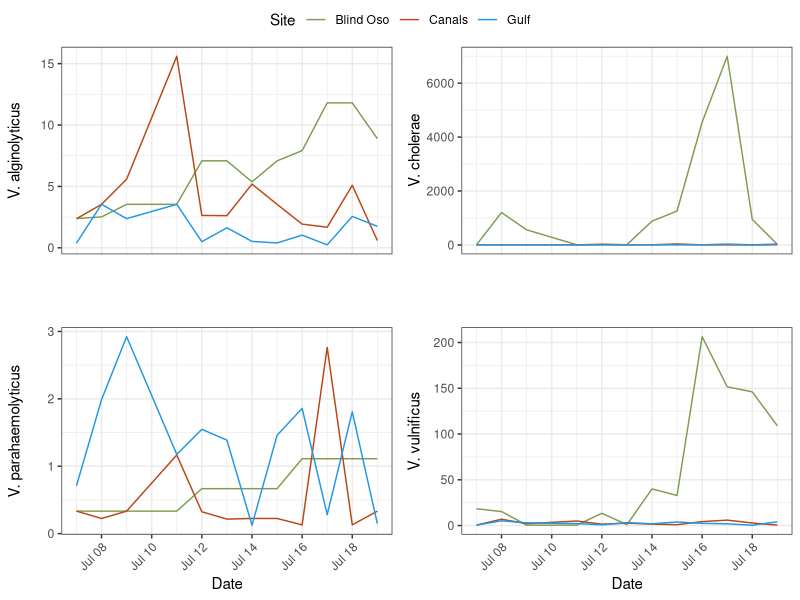
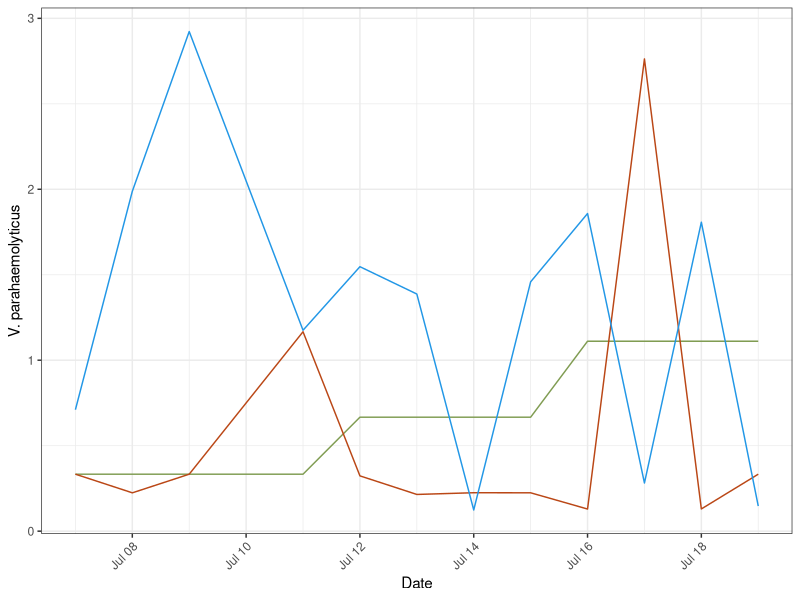
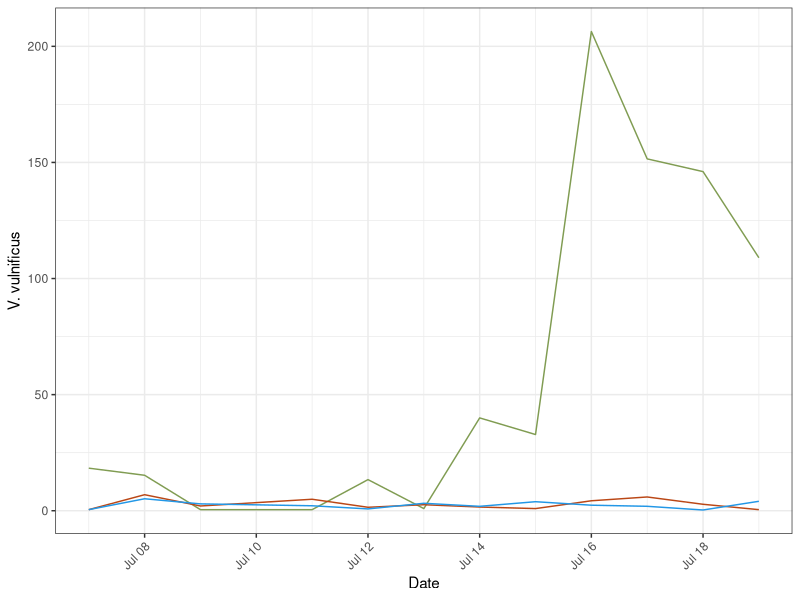
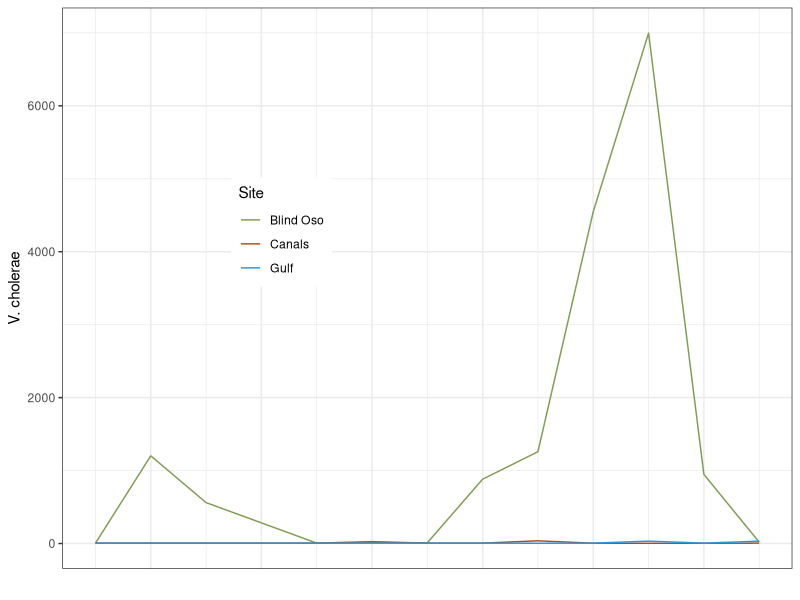
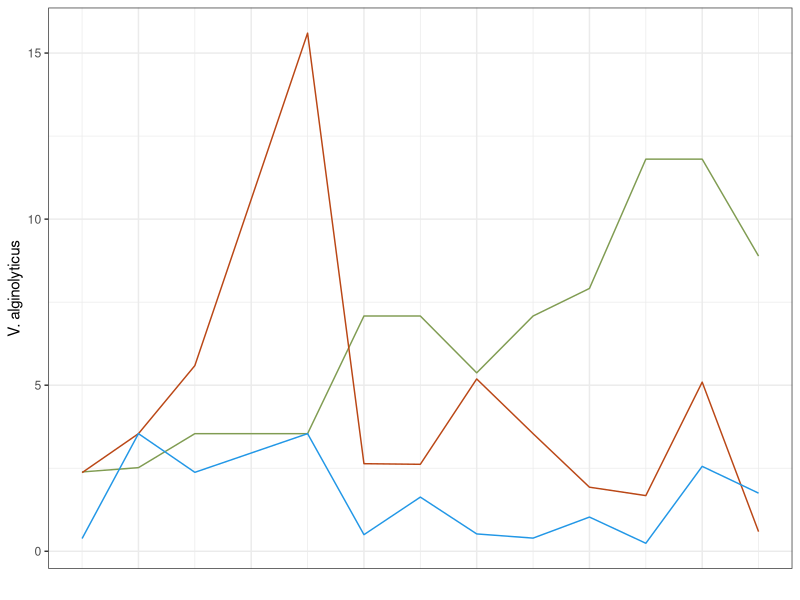
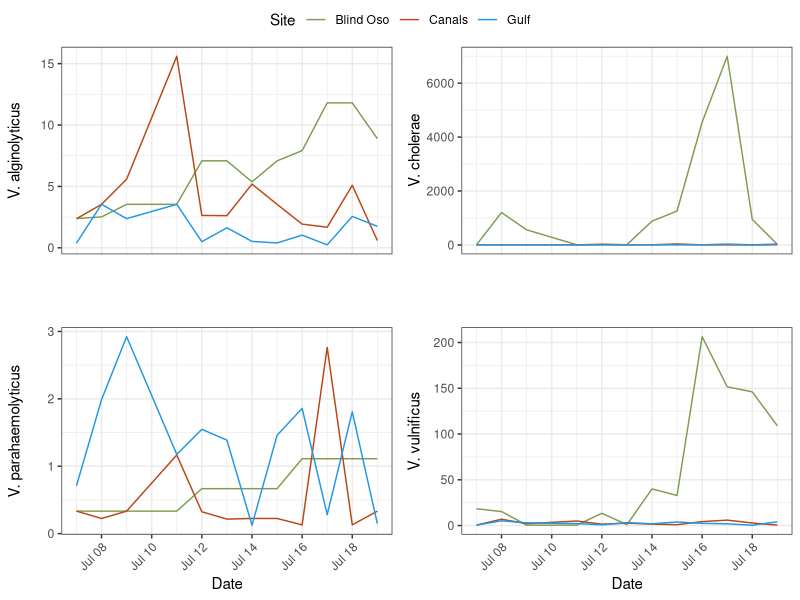

Recreate these plots in R, in order. (Note: this script raises an error after producing the figures.)
## ---- chunk 1
library(here)
library(tidyverse)
library(lubridate)
library(ggpubr) #Stacking Plots
## ---- chunk 2
master<- read_csv(here("data", "processed_data","tx_master.csv"))
## ---- chunk 3
master<-
  master %>%
  rename("Site" = "site")
## ---- chunk 4
#png(file = here("results", "plots", "species_specific", "vp_daily.png"))
 vp<-
   master %>%
   filter(Type %in% "Daily") %>%
  ggplot() + geom_line(
    aes(x = date,
        y = Vp,
        color = Site))+ 
  #facet_wrap(~site)  +
  labs(x = "Date",
       y = "V. parahaemolyticus")+
      # title = "Daily Vibrio parahaemolyticus",
       #caption = "BO was 1:10")+
  theme_bw()+
  theme(
    plot.title = element_text(hjust = 0.5),
    axis.text.x = element_text(hjust = 1, angle = 45),
    legend.position = "none")+
  scale_color_manual(values = c("Blind Oso" = "#809C52",
                                "Canals" = "#ba4716",
                                "Gulf" = "4c848c"))
# dev.off()

 ggsave(here("results", "plots", "qpcr", "vp_daily.png"))
## ---- chunk 5
#png(file = here("results", "plots", "species_specific", "vv_daily.png"))
vv<-
 master %>%
   filter(Type %in% "Daily") %>%
  ggplot() + geom_line(
    aes(x = date,
        y = Vv,
        color = Site))+ 
 # facet_wrap(~site)  +
  labs(x = "Date",
       y = "V. vulnificus")+
     #  title = "Daily Vibrio vulnificus")+
  theme_bw()+
  theme(
    plot.title = element_text(hjust = 0.5),
    axis.text.x = element_text(hjust = 1, angle = 45),
    legend.position = "none")+ 
  scale_color_manual(values = c("Blind Oso" = "#809C52",
                                "Canals" = "#ba4716",
                                "Gulf" = "4c848c"))
#dev.off()

 ggsave(here("results", "plots","qpcr", "vv_daily.png"))
## ---- chunk 6
vc<-
  master %>%
   filter(Type %in% "Daily") %>%
  ggplot() + geom_line(
    aes(x = date,
        y = Vc,
        color = Site))+ 
  #facet_wrap(~site)  +
  labs(x = "",
       y = "V. cholerae",
       color = "Site")+
      # title = "Daily Vibrio cholerae ",
      # caption = "Blind Oso was 1:50")+
  theme_bw()+
  theme(
    plot.title = element_text(hjust = 0.5),
    axis.text.x = element_blank(),
    axis.ticks.x = element_blank(),
    legend.position = c(0.3,0.6))+ 
  scale_color_manual(values = c("Blind Oso" = "#809C52", #5 replicates
                                "Canals" = "#ba4716",#3
                                "Gulf" = "4c848c"))#3

 ggsave(here("results", "plots", "qpcr","vc_daily.png"))
## ---- chunk 7
va<-
  master %>%
   filter(Type %in% "Daily") %>%
  ggplot() + geom_line(
    aes(x = date,
        y = Va,
        color = Site))+ 
 # facet_wrap(~site)  +
  labs(x = "",
       y = "V. alginolyticus")+
       #title = "Daily Vibrio alginolyticus ")+
  theme_bw()+
  theme(
    plot.title = element_text(hjust = 0.5),
    axis.text.x = element_blank(),
    axis.ticks.x = element_blank(),
    legend.position = "none")+ 
  scale_color_manual(values = c("Blind Oso" = "#809C52", #5 replicates
                                "Canals" = "#ba4716",#3
                                "Gulf" = "4c848c"))#3

 ggsave(here("results", "plots", "qpcr","va_daily.png"))
## ---- chunk 8
ggarrange(va,vc,vp,vv,
          ncol = 2,nrow =2,
          common.legend = TRUE,
          align = "hv")

ggsave(here('results', 'plots', 'qpcr', 'species_by_site.png'))
## ---- chunk 9
yeet<-
  master %>%
  filter(between(date, as.Date('2022-07-07'), as.Date('2022-07-19')),
         hr_cst %in% "01",
         !date %in% as.Date('2022-07-10')) %>%
  dplyr::select(Site, date, 
         Vc)
## ---- chunk 10
spp<-
  master %>%
  filter(hr_cst %in% "01",
         date %in% as.Date('2022-07-07') : as.Date('2022-07-19'))%>%
  select(date, Va, Vc, Vp, Vv, site)

va<-
  spp %>%
  select(site, date, Va) %>%
  mutate(species = "Va") %>% 
  rename("copies_mL" = "Va")

vc<-
  spp %>%
  select(site, date, Vc) %>%
  mutate(species = "Vc") %>% 
  rename("copies_mL" = "Vc")

vp<-
  spp %>%
  select(site, date, Vp) %>%
  mutate(species = "Vp") %>% 
  rename("copies_mL" = "Vp")

vv<-
  spp %>%
  select(site, date, Vv) %>%
  mutate(species = "Vv") %>% 
  rename("copies_mL" = "Vv")

spp<-
  rbind(va,vc,vv,vp)
## ---- chunk 11
bo_spp<-
  spp %>%
  filter(site %in% "Blind Oso") %>%
  ggplot() + geom_line(
    aes(x = date,
        y = copies_mL,
        color = species)) +
  theme_bw() +
  labs(x = "Date",
       y = "Gene Copies per mL",
       title = "Blind Oso",
       color = "Species") +
  theme(legend.position = c(0.25, 0.8),
        legend.background = element_blank(),
        legend.box.background = element_rect(colour = "black"),
        axis.text.x = element_text(hjust = 1, angle = 45))
bo_spp
  
ggsave(here("results", "plots", "qpcr","bo_all_daily.png"))
## ---- chunk 12
c2_spp<-
  spp %>%
  filter(site %in% "Canals") %>%
  ggplot() + geom_line(
    aes(x = date,
        y = copies_mL,
        color = species)) +
  theme_bw() +
  labs(x = "Date",
       y = "Gene Copies per mL",
       title = "Canals",
       color = "Species") +
  theme(legend.position = "none",
         axis.text.x = element_text(hjust = 1, angle = 45))
c2_spp
  
ggsave(here("results", "plots", "qpcr","c2_all_daily.png"))
## ---- chunk 13
rd_spp<-
  spp %>%
  filter(site %in% "Gulf") %>%
  ggplot() + geom_line(
    aes(x = date,
        y = copies_mL,
        color = species))+
  theme_bw() +
  labs(x = "Date",
       y = "Gene Copies per mL",
       title = "Gulf",
       color = "Species") +
  theme(legend.position = "none",
         axis.text.x = element_text(hjust = 1, angle = 45))
rd_spp
  
ggsave(here("results", "plots", "qpcr","rd_all_daily.png"))
## ---- chunk 14
all_spp<-
  ggarrange(bo_spp, c2_spp, rd_spp,
            nrow = 1,
            ncol = 3)
all_spp

ggsave(here("results", "plots", "qpcr","species_all_daily.png"))
## ---- chunk 15
clean<-
  spp %>%
  filter(site %in% "Gulf" &
         species %in% "Vc")
## ---- chunk 16
clean<-
  clean %>%
  filter(between(date, as.Date('2022-07-07'), as.Date('2022-07-13')))

mean(clean$copies_mL)
## ---- chunk 17
#png(file = here("results", "plots", "species_specific", "vp_mon.png"))

  master %>%
  filter(Type %in% "Monthly") %>%
  ggplot() +
    geom_line(
    aes(
      x = date,
      y = Vp,
      color = site),
    size = 1)+ 
  theme_bw()+
     labs(title = "Vp",
       x = "Date",
       y = "Vibrio gene copies/mL") +
    facet_wrap(~site) +
  theme(axis.text.x = element_text(hjust = 1, angle = 45),
        plot.title = element_text(hjust = 0.5),
        legend.position = "none") +
  scale_color_manual(values = c("Blind Oso" = "#809C52",
                                "Canals" = "#ba4716",
                                "Gulf" = "4c848c"))+
  scale_x_date(date_breaks = "1 month", date_labels = "%b")

#dev.off()

 ggsave(here("results", "plots", "qpcr","vp_monthly.png"))
## ---- chunk 18
#png(file = here("results", "plots", "species_specific", "vv_mon.png"))
  master %>%
  filter(Type %in% "Monthly") %>%
  ggplot() +
    geom_line(
    aes(
      x = date,
      y = Vv,
      color = site),
    size = 1)+ 
  theme_bw()+
     labs(title = "Vv",
       x = "Date",
       y = "Vibrio gene copies/mL") +
    facet_wrap(~site) +
  theme(axis.text.x = element_text(hjust = 1, angle = 45),
        plot.title = element_text(hjust = 0.5),
        legend.position = "none") +
  scale_color_manual(values = c("Blind Oso" = "#809C52",
                                "Canals" = "#ba4716",
                                "Gulf" = "4c848c"))+
  scale_x_date(date_breaks = "1 month", date_labels = "%b")
#dev.off()

  ggsave(here("results", "plots", "qpcr","vv_monthly.png"))
## ---- chunk 19
  master %>%
  filter(Type %in% "Monthly") %>%
  ggplot() +
    geom_line(
    aes(
      x = date,
      y = Va,
      color = site),
    size = 1)+ 
  theme_bw()+
     labs(title = "Va",
       x = "Date",
       y = "Vibrio gene copies/mL") +
    facet_wrap(~site) +
  theme(axis.text.x = element_text(hjust = 1, angle = 45),
        plot.title = element_text(hjust = 0.5),
        legend.position = "none") +
  scale_color_manual(values = c("Blind Oso" = "#809C52",
                                "Canals" = "#ba4716",
                                "Gulf" = "4c848c"))+
  scale_x_date(date_breaks = "1 month", date_labels = "%b")
#dev.off()

 ggsave(here("results", "plots","qpcr", "va_monthly.png"))
## ---- chunk 20
  master %>%
  filter(Type %in% "Monthly") %>%
  ggplot() +
    geom_line(
    aes(
      x = date,
      y = Vc,
      color = site),
    size = 1)+ 
  theme_bw()+
     labs(title = "Vc",
       x = "Date",
       y = "Vibrio gene copies/mL") +
    facet_wrap(~site) +
  theme(axis.text.x = element_text(hjust = 1, angle = 45),
        plot.title = element_text(hjust = 0.5),
        legend.position = "none") +
  scale_color_manual(values = c("Blind Oso" = "#809C52",
                                "Canals" = "#ba4716",
                                "Gulf" = "4c848c"))+
  scale_x_date(date_breaks = "1 month", date_labels = "%b")
#dev.off()

 ggsave(here("results", "plots","qpcr", "vc_monthly.png"))
 
## ---- chunk 21
bo_spp_monthly<-
  master %>%
  filter(Type %in% "Monthly",
         site %in% "Blind Oso") %>%
  ggplot() +
  geom_line(
    aes(
      x = date,
      y = Vc),
      color = "#00BFC4",
    size = 1)+ 
  geom_line(
    aes(
      x = date,
      y = Vv),
      color = "#00BA38",
    size = 1)+ 
    geom_line(
    aes(
      x = date,
      y = Vp),
      color = "#C77CFF",
    size = 1)+ 
  theme_bw()+
     labs(title = "Vibrio Species at Blind Oso",
       x = "Date",
       y = "Vibrio gene copies/mL") +
  theme(axis.text.x = element_text(hjust = 1, angle = 45),
        plot.title = element_text(hjust = 0.5),
        legend.position = "none") 

bo_spp_monthly

#dev.off()
 ggsave(here("results", "plots","qpcr", "bo_all_monthly.png"))
## ---- chunk 22
c2_spp_monthly<-
  master %>%
  filter(Type %in% "Monthly",
         site %in% "Canals") %>%
  ggplot() +
  geom_line(
    aes(
      x = date,
      y = Vc),
      color = "#00BFC4",
    size = 1)+ 
  geom_line(
    aes(
      x = date,
      y = Vv),
      color = "#00BA38",
    size = 1)+ 
    geom_line(
    aes(
      x = date,
      y = Vp),
      color = "#C77CFF",
    size = 1)+ 
  theme_bw()+
     labs(title = "Vibrio Species at Canals",
       x = "Date",
       y = "Vibrio gene copies/mL") +
  theme(axis.text.x = element_text(hjust = 1, angle = 45),
        plot.title = element_text(hjust = 0.5),
        legend.position = "none") 

c2_spp_monthly

#dev.off()
 ggsave(here("results", "plots","qpcr", "c2_all_monthly.png"))
## ---- chunk 23
rd_spp_monthly<- 
  master %>%
  filter(Type %in% "Monthly",
         site %in% "Gulf") %>%
  ggplot() +
  geom_line(
    aes(
      x = date,
      y = Vc),
      color = "#00BFC4",
    size = 1)+ 
  geom_line(
    aes(
      x = date,
      y = Vv),
      color = "#00BA38",
    size = 1)+ 
    geom_line(
    aes(
      x = date,
      y = Vp),
      color = "#C77CFF",
    size = 1)+ 
  theme_bw()+
     labs(title = "Vibrio Species at Gulf",
       x = "Date",
       y = "Vibrio gene copies/mL") +
  theme(axis.text.x = element_text(hjust = 1, angle = 45),
        plot.title = element_text(hjust = 0.5),
        legend.position = "none") 

rd_spp_monthly

#dev.off()
 ggsave(here("results", "plots", "qpcr","rd_all_monthly.png"))
